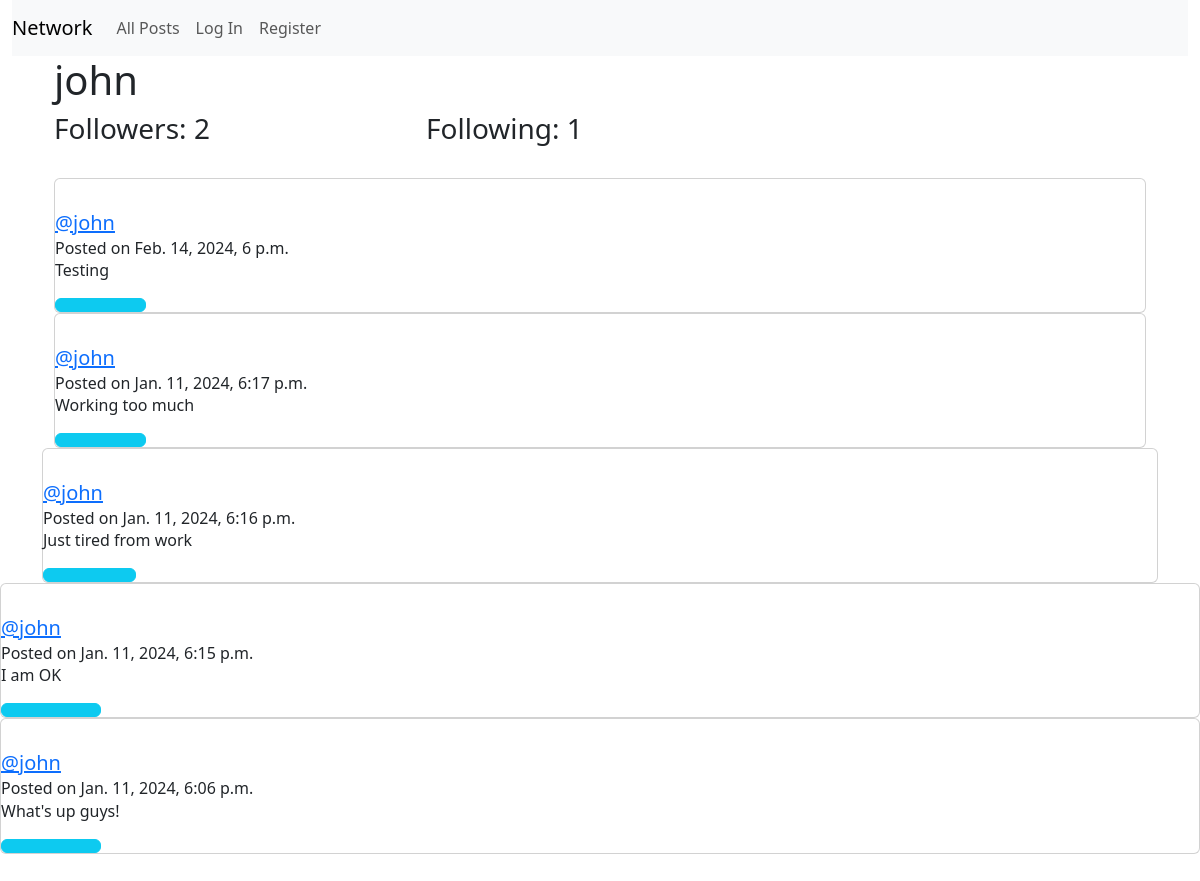
The page /profile/2 on the database its author committed.
### network/models.py (models this page shows, shortened)
class User(AbstractUser):
    pass

class Post(models.Model):
    content = models.CharField(max_length=140)
    user = models.ForeignKey(User, on_delete=models.CASCADE, related_name="author")
    date = models.DateTimeField(auto_now_add=True)

### network/views.py (the view)
# urls.py: path("profile/<int:user_id>", views.profile, name="profile"),
def profile(request, user_id):
    user = User.objects.get(pk=user_id)
    userPosts = Post.objects.filter(user=user).order_by("id").reverse()
    following = Follow.objects.filter(follower=user)
    followers = Follow.objects.filter(followed=user)
    try:
        checkFollow = followers.filter(user=user.objects.get(pk=request.user.id))
        if len(checkFollow) != 0:
            isFollowing = True
        else:
            isFollowing = False
    except:
        isFollowing = False
    paginator = Paginator(userPosts, 10)
    page_number = request.GET.get('page')
    page_posts = paginator.get_page(page_number)
    return render(request, "network/profile.html", {
        "username": user.username,
        "page_posts": page_posts,
        "following": following,
        "followers": followers,
        "user_profile": user,
    })

### network/templates/network/profile.html (shortened to what this page needs)
{% extends "network/layout.html" %}
{% block body %}
    <div class="container">
        <h1>{{ username }}</h1>
            <div>
                <div class="row">
                    <h3 class="col-4">Followers: {{ followers.count }}</h3>
                    <h3 class="col-4">Following: {{ following.count }}</h3>
                </div>
            </div>
        <br/>
        <div class="all-posts">
            {% for post in page_posts %}
                    <div class="card">
                        <div class="card-body"></div>
                            <h5 class="card-title"><a href="{% url 'profile' user_id=post.user.id %}">@{{ post.user }}</a></h5>
                            <h6 class="card-subtitle">Posted on {{ post.date }}</h6>
                            <p class="card-text"> {{ post.content }}</p>
                            {% if post.id in youLiked %}
                            <button class="btn btn-info col-1" onclick="likeHandler('{{ post.id }}', '{{ youLiked }}')" id="{{ post.id }}">
                                <i class="fas fa-thumbs-down"></i>
                            </button>
                            {% else %}
                            <button class="btn btn-info col-1" onclick="likeHandler('{{ post.id }}', '{{ youLiked }}')" id="{{ post.id }}">
                            </button>
                            {% endif %}
                        </div>
                    </div>
            {% endfor %}
        <br/>
{% endblock %}

### rows shown on the page
User: username "john"
Post: user "john", date "Feb. 14, 2024, 6 p.m.", content "Testing"
Post: user "john", date "Jan. 11, 2024, 6:17 p.m.", content "Working too much"
Post: user "john", date "Jan. 11, 2024, 6:16 p.m.", content "Just tired from work"
Post: user "john", date "Jan. 11, 2024, 6:15 p.m.", content "I am OK"
Post: user "john", date "Jan. 11, 2024, 6:06 p.m.", content "What's up guys!"

### other values the page prints
{{ followers.count }} "2"
{{ following.count }} "1"
